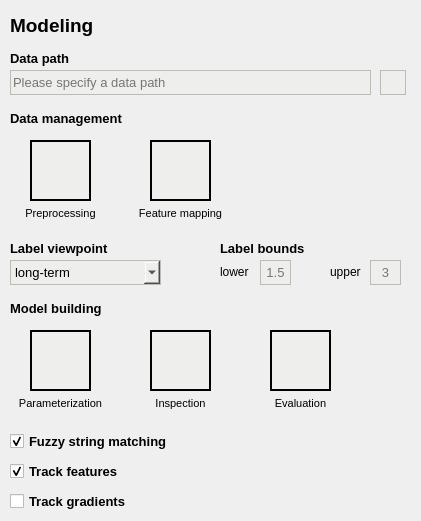
                <widget class="QWidget" name="scroll_modeling_content">
                 <property name="geometry">
                  <rect>
                   <x>0</x>
                   <y>0</y>
                   <width>421</width>
                   <height>521</height>
                  </rect>
                 </property>
                 <widget class="QLabel" name="data_path_label">
                  <property name="geometry">
                   <rect>
                    <x>10</x>
                    <y>50</y>
                    <width>391</width>
                    <height>17</height>
                   </rect>
                  </property>
                  <property name="font">
                   <font>
                    <pointsize>10</pointsize>
                    <weight>75</weight>
                    <bold>true</bold>
                   </font>
                  </property>
                  <property name="toolTip">
                   <string>Path to the data set for model fitting</string>
                  </property>
                  <property name="text">
                   <string>Data path</string>
                  </property>
                 </widget>
                 <widget class="QLineEdit" name="data_path_field">
                  <property name="geometry">
                   <rect>
                    <x>10</x>
                    <y>70</y>
                    <width>361</width>
                    <height>25</height>
                   </rect>
                  </property>
                  <property name="font">
                   <font>
                    <pointsize>10</pointsize>
                   </font>
                  </property>
                  <property name="styleSheet">
                   <string notr="true">color: rgb(0, 0, 0);
background-color: rgb(238, 238, 236);
border: 1px solid;
border-color: rgb(186, 189, 182);</string>
                  </property>
                  <property name="placeholderText">
                   <string>Please specify a data path</string>
                  </property>
                 </widget>
                 <widget class="QLabel" name="feat_select_label">
                  <property name="geometry">
                   <rect>
                    <x>10</x>
                    <y>110</y>
                    <width>391</width>
                    <height>17</height>
                   </rect>
                  </property>
                  <property name="font">
                   <font>
                    <pointsize>10</pointsize>
                    <weight>75</weight>
                    <bold>true</bold>
                   </font>
                  </property>
                  <property name="toolTip">
                   <string>Feature selection to filter the model input variables</string>
                  </property>
                  <property name="text">
                   <string>Data management</string>
                  </property>
                 </widget>
                 <widget class="QLabel" name="label_viewpoint_label">
                  <property name="geometry">
                   <rect>
                    <x>10</x>
                    <y>240</y>
                    <width>201</width>
                    <height>17</height>
                   </rect>
                  </property>
                  <property name="font">
                   <font>
                    <pointsize>10</pointsize>
                    <weight>75</weight>
                    <bold>true</bold>
                   </font>
                  </property>
                  <property name="toolTip">
                   <string>Time of observation for the presence of tumor control and/or normal tissue complication events</string>
                  </property>
                  <property name="text">
                   <string>Label viewpoint</string>
                  </property>
                 </widget>
                 <widget class="QComboBox" name="label_viewpoint_field">
                  <property name="geometry">
                   <rect>
                    <x>10</x>
                    <y>260</y>
                    <width>151</width>
                    <height>25</height>
                   </rect>
                  </property>
                  <property name="font">
                   <font>
                    <pointsize>10</pointsize>
                   </font>
                  </property>
                  <property name="cursor">
                   <cursorShape>PointingHandCursor</cursorShape>
                  </property>
                  <property name="styleSheet">
                   <string notr="true">color: rgb(0, 0, 0);
background-color: rgb(238, 238, 236);
border: 1px solid;
border-color: rgb(186, 189, 182);</string>
                  </property>
                  <property name="currentText">
                   <string>long-term</string>
                  </property>
                  <property name="currentIndex">
                   <number>2</number>
                  </property>
                  <item>
                   <property name="text">
                    <string>early</string>
                   </property>
                  </item>
                  <item>
                   <property name="text">
                    <string>late</string>
                   </property>
                  </item>
                  <item>
                   <property name="text">
                    <string>long-term</string>
                   </property>
                  </item>
                  <item>
                   <property name="text">
                    <string>longitudinal</string>
                   </property>
                  </item>
                  <item>
                   <property name="text">
                    <string>profile</string>
                   </property>
                  </item>
                 </widget>
                 <widget class="QLabel" name="label_bounds_label">
                  <property name="geometry">
                   <rect>
                    <x>220</x>
                    <y>240</y>
                    <width>181</width>
                    <height>17</height>
                   </rect>
                  </property>
                  <property name="font">
                   <font>
                    <pointsize>10</pointsize>
                    <weight>75</weight>
                    <bold>true</bold>
                   </font>
                  </property>
                  <property name="toolTip">
                   <string>Lower and upper bounds for the binarization of the label variable</string>
                  </property>
                  <property name="text">
                   <string>Label bounds</string>
                  </property>
                 </widget>
                 <widget class="QLabel" name="lower_bound_label">
                  <property name="geometry">
                   <rect>
                    <x>220</x>
                    <y>264</y>
                    <width>41</width>
                    <height>16</height>
                   </rect>
                  </property>
                  <property name="font">
                   <font>
                    <pointsize>9</pointsize>
                   </font>
                  </property>
                  <property name="text">
                   <string>lower</string>
                  </property>
                 </widget>
                 <widget class="QLineEdit" name="lower_bound_field">
                  <property name="geometry">
                   <rect>
                    <x>260</x>
                    <y>260</y>
                    <width>31</width>
                    <height>25</height>
                   </rect>
                  </property>
                  <property name="font">
                   <font>
                    <pointsize>10</pointsize>
                   </font>
                  </property>
                  <property name="styleSheet">
                   <string notr="true">color: rgb(0, 0, 0);
background-color: rgb(238, 238, 236);
border: 1px solid;
border-color: rgb(186, 189, 182);</string>
                  </property>
                  <property name="alignment">
                   <set>Qt::AlignCenter</set>
                  </property>
                  <property name="placeholderText">
                   <string>1.5</string>
                  </property>
                 </widget>
                 <widget class="QLabel" name="upper_bound_label">
                  <property name="geometry">
                   <rect>
                    <x>330</x>
                    <y>264</y>
                    <width>41</width>
                    <height>16</height>
                   </rect>
                  </property>
                  <property name="font">
                   <font>
                    <pointsize>9</pointsize>
                   </font>
                  </property>
                  <property name="text">
                   <string>upper</string>
                  </property>
                 </widget>
                 <widget class="QLineEdit" name="upper_bound_field">
                  <property name="geometry">
                   <rect>
                    <x>370</x>
                    <y>260</y>
                    <width>31</width>
                    <height>25</height>
                   </rect>
                  </property>
                  <property name="font">
                   <font>
                    <pointsize>10</pointsize>
                   </font>
                  </property>
                  <property name="styleSheet">
                   <string notr="true">color: rgb(0, 0, 0);
background-color: rgb(238, 238, 236);
border: 1px solid;
border-color: rgb(186, 189, 182);</string>
                  </property>
                  <property name="alignment">
                   <set>Qt::AlignCenter</set>
                  </property>
                  <property name="placeholderText">
                   <string>3</string>
                  </property>
                 </widget>
                 <widget class="QLabel" name="model_build_label">
                  <property name="geometry">
                   <rect>
                    <x>10</x>
                    <y>300</y>
                    <width>391</width>
                    <height>17</height>
                   </rect>
                  </property>
                  <property name="font">
                   <font>
                    <pointsize>10</pointsize>
                    <weight>75</weight>
                    <bold>true</bold>
                   </font>
                  </property>
                  <property name="toolTip">
                   <string>Outcome model building including data preprocessing, hyperparameter optimization, model fitting, inspection and evaluation</string>
                  </property>
                  <property name="text">
                   <string>Model building</string>
                  </property>
                 </widget>
                 <widget class="QCheckBox" name="fuzzy_match_field">
                  <property name="geometry">
                   <rect>
                    <x>10</x>
                    <y>430</y>
                    <width>391</width>
                    <height>23</height>
                   </rect>
                  </property>
                  <property name="font">
                   <font>
                    <pointsize>10</pointsize>
                    <weight>75</weight>
                    <bold>true</bold>
                   </font>
                  </property>
                  <property name="cursor">
                   <cursorShape>PointingHandCursor</cursorShape>
                  </property>
                  <property name="toolTip">
                   <string>Indicator for the use of fuzzy string matching to generate the feature map</string>
                  </property>
                  <property name="text">
                   <string>Fuzzy string matching</string>
                  </property>
                  <property name="checked">
                   <bool>true</bool>
                  </property>
                 </widget>
                 <widget class="QCheckBox" name="track_feats_field">
                  <property name="geometry">
                   <rect>
                    <x>10</x>
                    <y>460</y>
                    <width>391</width>
                    <height>23</height>
                   </rect>
                  </property>
                  <property name="font">
                   <font>
                    <pointsize>10</pointsize>
                    <weight>75</weight>
                    <bold>true</bold>
                   </font>
                  </property>
                  <property name="cursor">
                   <cursorShape>PointingHandCursor</cursorShape>
                  </property>
                  <property name="toolTip">
                   <string>Indicator for writing the feature history</string>
                  </property>
                  <property name="text">
                   <string>Track features</string>
                  </property>
                  <property name="checked">
                   <bool>true</bool>
                  </property>
                 </widget>
                 <widget class="QCheckBox" name="track_grads_field">
                  <property name="geometry">
                   <rect>
                    <x>10</x>
                    <y>490</y>
                    <width>391</width>
                    <height>23</height>
                   </rect>
                  </property>
                  <property name="font">
                   <font>
                    <pointsize>10</pointsize>
                    <weight>75</weight>
                    <bold>true</bold>
                   </font>
                  </property>
                  <property name="cursor">
                   <cursorShape>PointingHandCursor</cursorShape>
                  </property>
                  <property name="toolTip">
                   <string>Indicator for writing the gradient history</string>
                  </property>
                  <property name="text">
                   <string>Track gradients</string>
                  </property>
                 </widget>
                 <widget class="QToolButton" name="data_path_tbutton">
                  <property name="geometry">
                   <rect>
                    <x>380</x>
                    <y>70</y>
                    <width>26</width>
                    <height>25</height>
                   </rect>
                  </property>
                  <property name="font">
                   <font>
                    <pointsize>10</pointsize>
                   </font>
                  </property>
                  <property name="cursor">
                   <cursorShape>PointingHandCursor</cursorShape>
                  </property>
                  <property name="toolTip">
                   <string>Add the data set from a folder</string>
                  </property>
                  <property name="styleSheet">
                   <string notr="true">background-color: rgb(238, 238, 236);
border: 1px solid;
border-color: rgb(186, 189, 182);</string>
                  </property>
                  <property name="icon">
                   <iconset resource="assets/resources.qrc">
                    <normaloff>:/black_icons/icons_black/file-plus.svg</normaloff>:/black_icons/icons_black/file-plus.svg</iconset>
                  </property>
                 </widget>
                 <widget class="QLabel" name="caption_modeling">
                  <property name="geometry">
                   <rect>
                    <x>10</x>
                    <y>10</y>
                    <width>391</width>
                    <height>31</height>
                   </rect>
                  </property>
                  <property name="font">
                   <font>
                    <pointsize>14</pointsize>
                    <weight>75</weight>
                    <bold>true</bold>
                   </font>
                  </property>
                  <property name="text">
                   <string>Modeling</string>
                  </property>
                 </widget>
                 <widget class="QPushButton" name="feature_map_button">
                  <property name="geometry">
                   <rect>
                    <x>150</x>
                    <y>140</y>
                    <width>61</width>
                    <height>61</height>
                   </rect>
                  </property>
                  <property name="cursor">
                   <cursorShape>PointingHandCursor</cursorShape>
                  </property>
                  <property name="toolTip">
                   <string>Open the feature map generator</string>
                  </property>
                  <property name="styleSheet">
                   <string notr="true">background-color: rgb(238, 238, 236);
border: 2px solid;
border-color: rgb(0, 0, 0);</string>
                  </property>
                  <property name="icon">
                   <iconset resource="assets/resources.qrc">
                    <normaloff>:/special_icons/icons_special/map-svgrepo-com.svg</normaloff>:/special_icons/icons_special/map-svgrepo-com.svg</iconset>
                  </property>
                  <property name="iconSize">
                   <size>
                    <width>35</width>
                    <height>35</height>
                   </size>
                  </property>
                 </widget>
                 <widget class="QLabel" name="data_select_label">
                  <property name="geometry">
                   <rect>
                    <x>0</x>
                    <y>205</y>
                    <width>121</width>
                    <height>16</height>
                   </rect>
                  </property>
                  <property name="font">
                   <font>
                    <pointsize>8</pointsize>
                    <weight>50</weight>
                    <italic>false</italic>
                    <bold>false</bold>
                   </font>
                  </property>
                  <property name="text">
                   <string>Preprocessing</string>
                  </property>
                  <property name="alignment">
                   <set>Qt::AlignCenter</set>
                  </property>
                 </widget>
                 <widget class="QLabel" name="feature_map_label">
                  <property name="geometry">
                   <rect>
                    <x>125</x>
                    <y>205</y>
                    <width>111</width>
                    <height>16</height>
                   </rect>
                  </property>
                  <property name="font">
                   <font>
                    <pointsize>8</pointsize>
                    <weight>50</weight>
                    <italic>false</italic>
                    <bold>false</bold>
                   </font>
                  </property>
                  <property name="text">
                   <string>Feature mapping</string>
                  </property>
                  <property name="alignment">
                   <set>Qt::AlignCenter</set>
                  </property>
                 </widget>
                 <widget class="QPushButton" name="data_select_button_2">
                  <property name="geometry">
                   <rect>
                    <x>30</x>
                    <y>140</y>
                    <width>61</width>
                    <height>61</height>
                   </rect>
                  </property>
                  <property name="cursor">
                   <cursorShape>PointingHandCursor</cursorShape>
                  </property>
                  <property name="toolTip">
                   <string>Open the data preprocessor tool</string>
                  </property>
                  <property name="styleSheet">
                   <string notr="true">background-color: rgb(238, 238, 236);
border: 2px solid;
border-color: rgb(0, 0, 0);</string>
                  </property>
                  <property name="icon">
                   <iconset resource="assets/resources.qrc">
                    <normaloff>:/special_icons/icons_special/pipeline-solid-svgrepo-com.svg</normaloff>:/special_icons/icons_special/pipeline-solid-svgrepo-com.svg</iconset>
                  </property>
                  <property name="iconSize">
                   <size>
                    <width>35</width>
                    <height>35</height>
                   </size>
                  </property>
                 </widget>
                 <widget class="QPushButton" name="data_select_button_3">
                  <property name="geometry">
                   <rect>
                    <x>30</x>
                    <y>330</y>
                    <width>61</width>
                    <height>61</height>
                   </rect>
                  </property>
                  <property name="cursor">
                   <cursorShape>PointingHandCursor</cursorShape>
                  </property>
                  <property name="toolTip">
                   <string>Open the parameterization tool</string>
                  </property>
                  <property name="styleSheet">
                   <string notr="true">background-color: rgb(238, 238, 236);
border: 2px solid;
border-color: rgb(0, 0, 0);</string>
                  </property>
                  <property name="icon">
                   <iconset resource="assets/resources.qrc">
                    <normaloff>:/special_icons/icons_special/configuration-vertical-control-svgrepo-com.svg</normaloff>:/special_icons/icons_special/configuration-vertical-control-svgrepo-com.svg</iconset>
                  </property>
                  <property name="iconSize">
                   <size>
                    <width>35</width>
                    <height>35</height>
                   </size>
                  </property>
                 </widget>
                 <widget class="QPushButton" name="data_select_button_4">
                  <property name="geometry">
                   <rect>
                    <x>150</x>
                    <y>330</y>
                    <width>61</width>
                    <height>61</height>
                   </rect>
                  </property>
                  <property name="cursor">
                   <cursorShape>PointingHandCursor</cursorShape>
                  </property>
                  <property name="toolTip">
                   <string>Open the inspection tool</string>
                  </property>
                  <property name="styleSheet">
                   <string notr="true">background-color: rgb(238, 238, 236);
border: 2px solid;
border-color: rgb(0, 0, 0);</string>
                  </property>
                  <property name="icon">
                   <iconset resource="assets/resources.qrc">
                    <normaloff>:/special_icons/icons_special/inspect-svgrepo-com.svg</normaloff>:/special_icons/icons_special/inspect-svgrepo-com.svg</iconset>
                  </property>
                  <property name="iconSize">
                   <size>
                    <width>35</width>
                    <height>35</height>
                   </size>
                  </property>
                 </widget>
                 <widget class="QPushButton" name="data_select_button_5">
                  <property name="geometry">
                   <rect>
                    <x>270</x>
                    <y>330</y>
                    <width>61</width>
                    <height>61</height>
                   </rect>
                  </property>
                  <property name="cursor">
                   <cursorShape>PointingHandCursor</cursorShape>
                  </property>
                  <property name="toolTip">
                   <string>Open the evaluation tool</string>
                  </property>
                  <property name="styleSheet">
                   <string notr="true">background-color: rgb(238, 238, 236);
border: 2px solid;
border-color: rgb(0, 0, 0);</string>
                  </property>
                  <property name="icon">
                   <iconset resource="assets/resources.qrc">
                    <normaloff>:/special_icons/icons_special/dashboard-svgrepo-com.svg</normaloff>:/special_icons/icons_special/dashboard-svgrepo-com.svg</iconset>
                  </property>
                  <property name="iconSize">
                   <size>
                    <width>35</width>
                    <height>35</height>
                   </size>
                  </property>
                 </widget>
                 <widget class="QLabel" name="data_select_label_3">
                  <property name="geometry">
                   <rect>
                    <x>0</x>
                    <y>395</y>
                    <width>121</width>
                    <height>16</height>
                   </rect>
                  </property>
                  <property name="font">
                   <font>
                    <pointsize>8</pointsize>
                    <weight>50</weight>
                    <italic>false</italic>
                    <bold>false</bold>
                   </font>
                  </property>
                  <property name="text">
                   <string>Parameterization</string>
                  </property>
                  <property name="alignment">
                   <set>Qt::AlignCenter</set>
                  </property>
                 </widget>
                 <widget class="QLabel" name="data_select_label_4">
                  <property name="geometry">
                   <rect>
                    <x>135</x>
                    <y>395</y>
                    <width>91</width>
                    <height>16</height>
                   </rect>
                  </property>
                  <property name="font">
                   <font>
                    <pointsize>8</pointsize>
                    <weight>50</weight>
                    <italic>false</italic>
                    <bold>false</bold>
                   </font>
                  </property>
                  <property name="text">
                   <string>Inspection</string>
                  </property>
                  <property name="alignment">
                   <set>Qt::AlignCenter</set>
                  </property>
                 </widget>
                 <widget class="QLabel" name="data_select_label_5">
                  <property name="geometry">
                   <rect>
                    <x>255</x>
                    <y>395</y>
                    <width>91</width>
                    <height>16</height>
                   </rect>
                  </property>
                  <property name="font">
                   <font>
                    <pointsize>8</pointsize>
                    <weight>50</weight>
                    <italic>false</italic>
                    <bold>false</bold>
                   </font>
                  </property>
                  <property name="text">
                   <string>Evaluation</string>
                  </property>
                  <property name="alignment">
                   <set>Qt::AlignCenter</set>
                  </property>
                 </widget>
                </widget>
